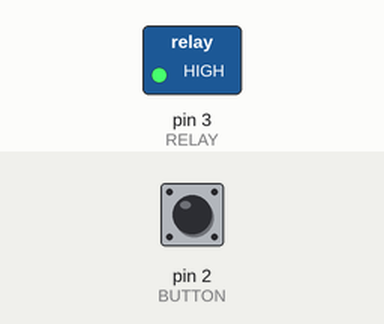
Recording of a sketch running on a simulated Arduino Uno, built with avr-gcc and run on an emulated ATmega328P. On the bench: switched loads named in the sketch (green lamp = pin HIGH). The test bench sets the inputs (shaded band); at power-on: pin 2 (BUTTON) HIGH.

Above: at 1.2 s.
1.3 s: pin 2 (BUTTON) pulled LOW for 0.15 s
At 1.37 s:
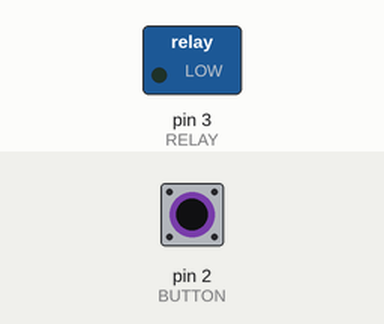
2.9 s: pin 2 (BUTTON) pulled LOW for 3.2 s
At 6.5 s:
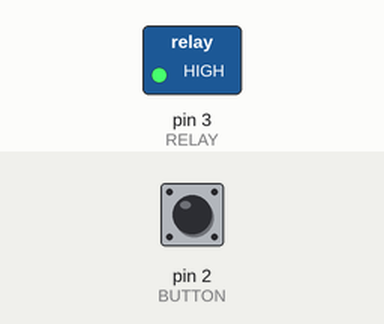
Timing chart, 0 to 8.0 s (numbered marks = the images above; inputs shaded):
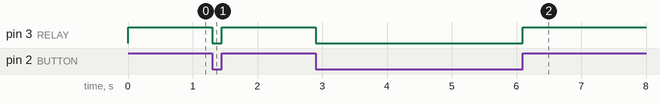

The sketch:

Relay.ino
```cpp
#define BUTTON  2     // the number of the pushbutton pin
#define RELAY   3     // the number of the relay pin

// variables will change:
int buttonState = 0;         // variable for reading the pushbutton status

void setup() {
  // initialize the LED pin as an output:
  pinMode(RELAY, OUTPUT);
  // initialize the pushbutton pin as an input:
  pinMode(BUTTON, INPUT_PULLUP);
}

void loop() {
  // read the state of the pushbutton value:
  buttonState = digitalRead(BUTTON);

  // check if the pushbutton is pressed.
  if (buttonState == HIGH) {
    // turn LED on:
    digitalWrite(RELAY, HIGH);
  } else {
    // turn LED off:
    digitalWrite(RELAY, LOW);
  }
}
```

Measured:
- after the input at 1.3 s, pin 3 (RELAY): HIGH → LOW at once, → HIGH 0.15 s later
- after the input at 2.9 s, pin 3 (RELAY): HIGH → LOW at once, → HIGH 3.2 s later
